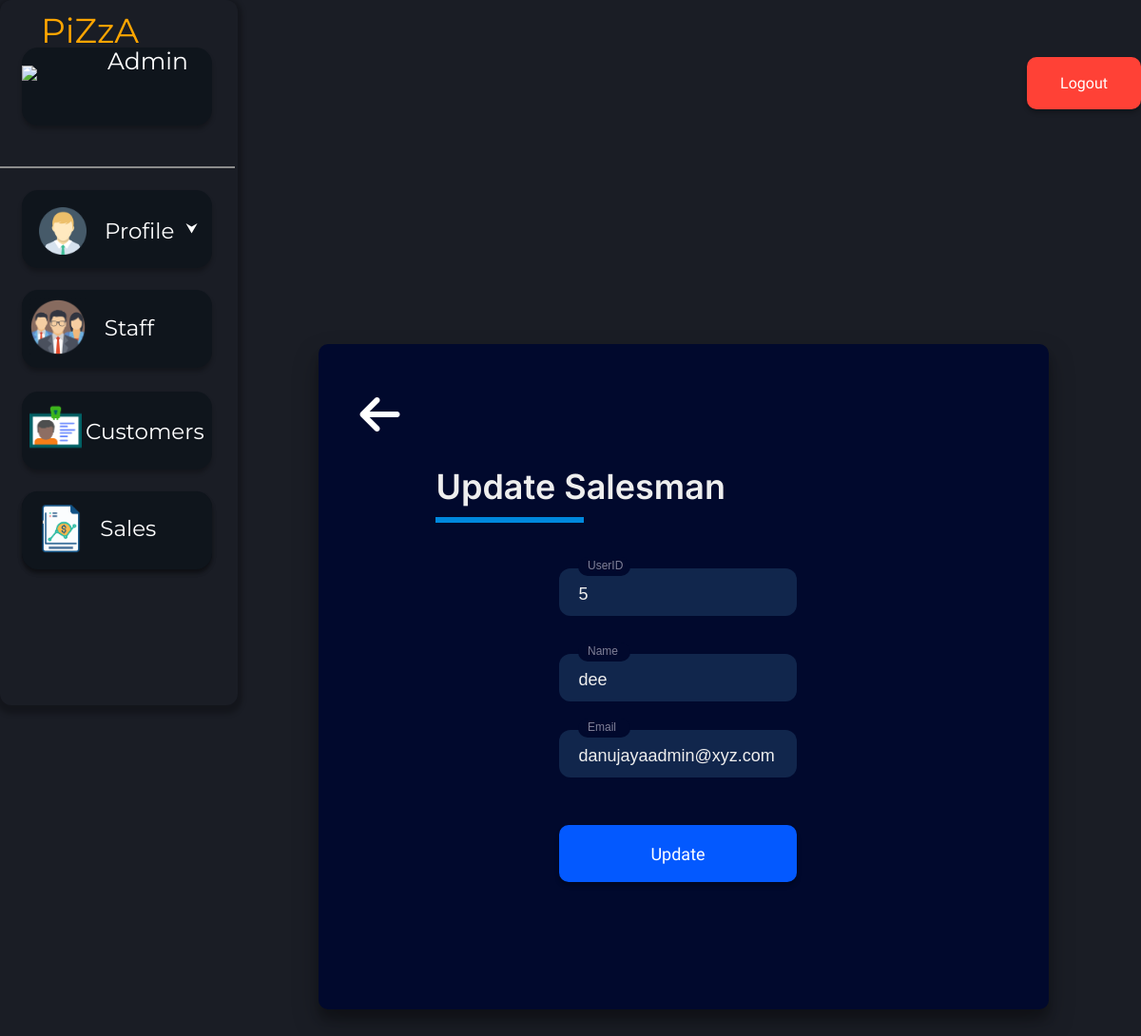
Before: /phpFunc/functions/admin/update.php?user_id=5 (signed in) with the older database file.
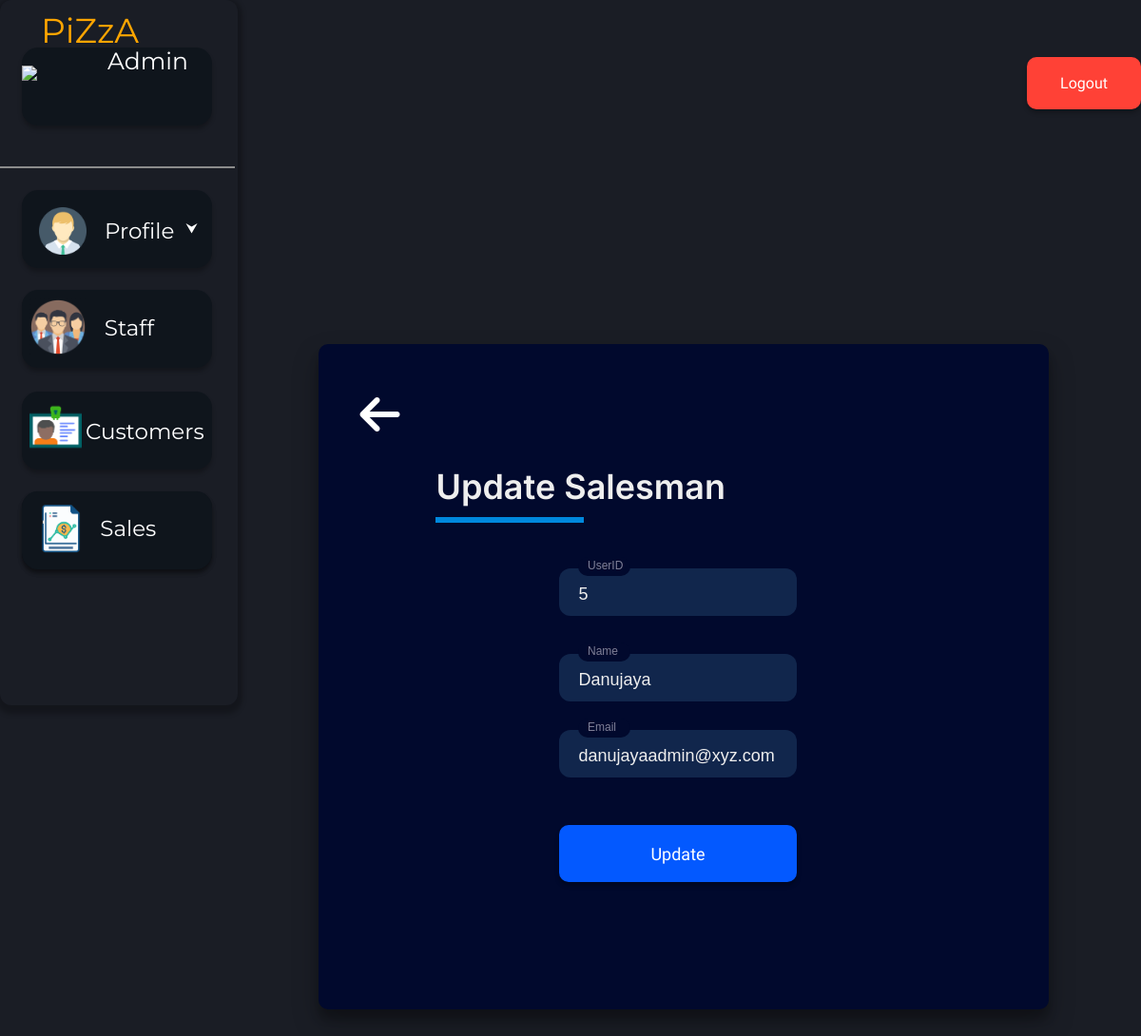
After: the same page with the newer database file.
### tables this page shows
CREATE TABLE IF NOT EXISTS `crm_users` (
  `id` int NOT NULL AUTO_INCREMENT,
  `name` varchar(255) NOT NULL,
  `email` varchar(50) NOT NULL,
  `password` varchar(50) NOT NULL,
  `roles` enum('admin','salesman') NOT NULL,
  `lastLogin` datetime NOT NULL DEFAULT CURRENT_TIMESTAMP,
  `deleted` tinyint NOT NULL DEFAULT '0',
  PRIMARY KEY (`id`)
);

### phpFunc/functions/admin/update.php (the view, shortened to what this page needs)
<?php require_once('../../connection/connect.php'); ?>
<?php
  if(isset($_GET['user_id'])) {
    $sql3 = "SELECT * FROM crm_users WHERE id =".$_GET['user_id']."";
    $result = mysqli_query($connection,$sql3);
    if($result){
        $row=mysqli_fetch_assoc($result);
    }
    else {
        echo"failed";
    }
}
$id = $_SESSION["id"];
$sql1 = "SELECT * FROM crm_users WHERE id =$id";
$result_user = mysqli_query($connection,$sql1);
?>
<!DOCTYPE html>
<html>
<head>
        <link href="../../../styles/businessUser/update.css" rel="stylesheet">
        <link rel="stylesheet" href="https://cdnjs.cloudflare.com/ajax/libs/font-awesome/6.3.0/css/all.min.css" />
</head>
<body>
<div>
<span><a href="../businessUser/logout.php"><button class="log_out-button">Logout</button> </a></span>
</div>
<div class="menu">
<div class="piza-staff"><img class="piza-logo" src="../../../assets/img/logo.png">
<span class="menu-text" style="color:orange;">PiZzA</span><br><span class="menu-text" style="font-size:25px; color:white; position:relative; left:90px; bottom:45px;">Admin</span>
</div>
 <div class="menu-line"></div>
<div style="position:relative; top:105px;">
<a href="../../../adminCustomerView.php"><button class="sales-but">
<button  class="cus-but">
      <img class="cus-logo" src="../../../assets/img/cus_det.png">
      <span class="cus-text">Customers</span>
</button>
</a>
<a href="../../../adminSalesView.php"><button class="sales-but">
      <img class="sales-logo" src="../../../assets/img/sales.png">
      <span class="sales-text">Sales </span>
</button></a>
</div>
<a href="../../../admin.php"><button class="staff-but">
      <img class="staff-logo" src="../../../assets/img/staff.png">
      <span class="staff-text"> &nbsp;&nbsp;Staff</span>
</button>
</a>
  <button class="pro-view">
<img class="pro-avatar" src="../../../assets/img/pro_avatar.png">
<span class="pro-text">Profile </span>
</button>
</div>
<div class=cont-pos>
<div class="container-admin" id="container">
<div class="form-container-admin">
<form action="update.php" method="post">
<a href="../../../admin.php"><i class="fa-solid fa-arrow-left fa-3x navigation"></i></a>
<div class="title">Update Salesman</div><div class="line-dec2"></div><br>
<?php
echo "<div class='input-container ic1'>";
echo "<input id='customerid' class='input' type='text' name='user_id' placeholder='' value=".$row['id']." readonly />";
echo "<div class='cut cut-short'></div>";
echo "<label for='firstname' class='placeholder'>UserID</label>";
echo "</div>";
echo "<div class='input-container ic1'>";
echo "<input id='fname' name='name' class='input' type='text' placeholder=' ' value=".$row['name']." required>";
echo "<div class='cut cut-short'></div>";
echo "<label for='firstname' class='placeholder'>Name</label>";
echo "</div>";
echo "<div class='input-container ic2'>";
echo "<input id='lastname' name='email' class='input' type='text' placeholder=' ' value=".$row['email']." required >";
echo "<div class='cut cut-short'></div>";
echo "<label for='lastname' class='placeholder'>Email</label>";
echo "</div>";
echo "<button type='submit' name='update' class='update-button-admin' role='button'>Update</button>"
?>
</form>
</div>
</div>
</body>
</html>

Changed rows visible on the page:
changed crm_users "danujayaadmin@xyz.com": name "dee" → "Danujaya"
